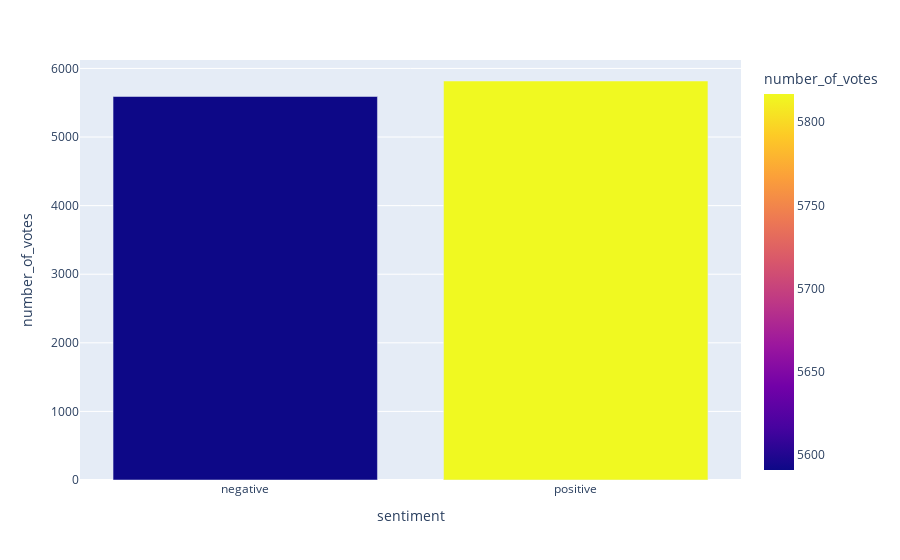

The notebook cell saved with this chart:
### Code cell
group=df1.groupby('sentiment').agg(
    number_of_votes=('sentiment','count')
)

fig=px.bar(
    data_frame=group,
    y='number_of_votes',
    color='number_of_votes'
)

fig.show()

### Figure 1 — Plotly figure (JSON) as saved in the notebook; plotly's stock layout.template omitted (floating-point values rounded to 4 significant figures)
{"data": [{"hovertemplate": "sentiment=%{x}<br>number_of_votes=%{marker.color}<extra></extra>", "legendgroup": "", "marker": {"color": [5591, 5817], "coloraxis": "coloraxis", "pattern": {"shape": ""}}, "name": "", "orientation": "v", "showlegend": false, "textposition": "auto", "type": "bar", "x": ["negative", "positive"], "xaxis": "x", "y": [5591, 5817], "yaxis": "y"}], "layout": {"barmode": "relative", "coloraxis": {"colorbar": {"title": {"text": "number_of_votes"}}, "colorscale": [[0, "#0d0887"], [0.1111, "#46039f"], [0.2222, "#7201a8"], [0.3333, "#9c179e"], [0.4444, "#bd3786"], [0.5556, "#d8576b"], [0.6667, "#ed7953"], [0.7778, "#fb9f3a"], [0.8889, "#fdca26"], [1, "#f0f921"]]}, "legend": {"tracegroupgap": 0}, "margin": {"t": 60}, "xaxis": {"anchor": "y", "domain": [0, 1], "title": {"text": "sentiment"}}, "yaxis": {"anchor": "x", "domain": [0, 1], "title": {"text": "number_of_votes"}}}}
